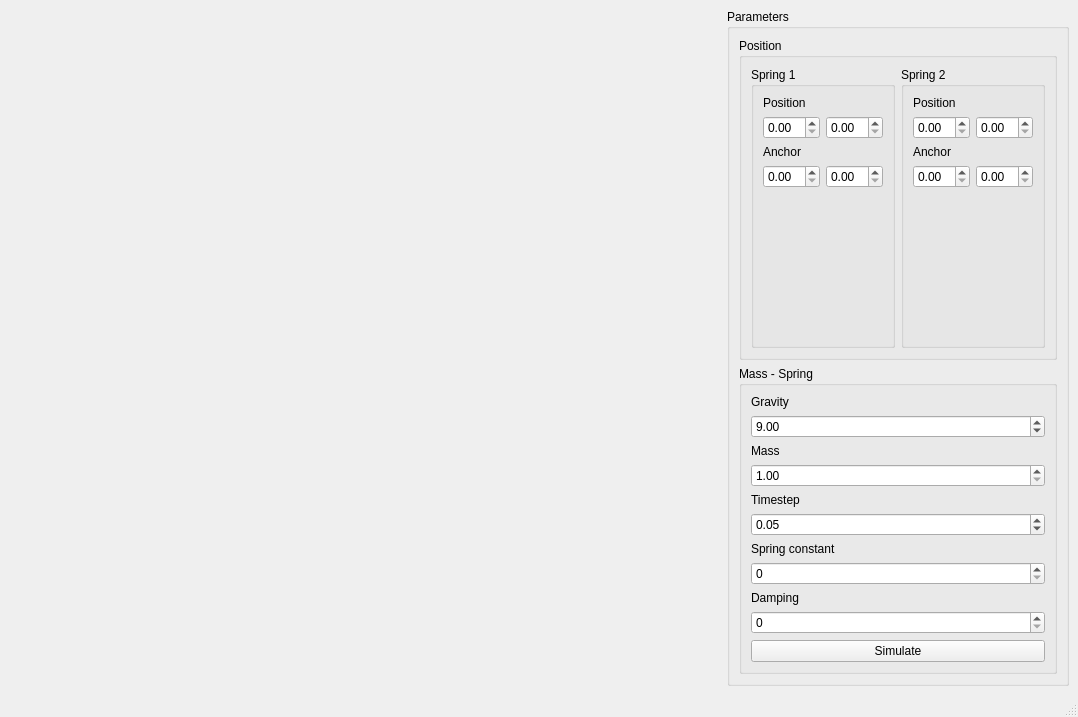
<?xml version="1.0" encoding="UTF-8"?>
<ui version="4.0">
 <class>MainWindow</class>
 <widget class="QMainWindow" name="MainWindow">
  <property name="geometry">
   <rect>
    <x>0</x>
    <y>0</y>
    <width>1078</width>
    <height>717</height>
   </rect>
  </property>
  <property name="windowTitle">
   <string>NGL soft body sim</string>
  </property>
  <widget class="QWidget" name="centralWidget">
   <layout class="QGridLayout" name="s_mainWindowGrid">
    <item row="1" column="0">
     <spacer name="horizontalSpacer">
      <property name="orientation">
       <enum>Qt::Horizontal</enum>
      </property>
      <property name="sizeHint" stdset="0">
       <size>
        <width>40</width>
        <height>20</height>
       </size>
      </property>
     </spacer>
    </item>
    <item row="1" column="1">
     <widget class="QGroupBox" name="groupBox">
      <property name="maximumSize">
       <size>
        <width>16777207</width>
        <height>16777215</height>
       </size>
      </property>
      <property name="title">
       <string>Parameters</string>
      </property>
      <layout class="QGridLayout" name="gridLayout_5">
       <item row="2" column="2">
        <widget class="QGroupBox" name="groupBox_2">
         <property name="title">
          <string>Mass - Spring</string>
         </property>
         <layout class="QGridLayout" name="gridLayout_4">
          <item row="4" column="0">
           <widget class="QLabel" name="label_timestep">
            <property name="text">
             <string>Timestep</string>
            </property>
           </widget>
          </item>
          <item row="6" column="0">
           <widget class="QLabel" name="label_5">
            <property name="text">
             <string>Spring constant</string>
            </property>
           </widget>
          </item>
          <item row="9" column="0">
           <widget class="QSpinBox" name="m_damping"/>
          </item>
          <item row="1" column="0">
           <widget class="QDoubleSpinBox" name="m_gravity">
            <property name="maximum">
             <double>20.000000000000000</double>
            </property>
            <property name="value">
             <double>9.000000000000000</double>
            </property>
           </widget>
          </item>
          <item row="5" column="0">
           <widget class="QDoubleSpinBox" name="m_timeStep">
            <property name="maximum">
             <double>1.000000000000000</double>
            </property>
            <property name="value">
             <double>0.050000000000000</double>
            </property>
           </widget>
          </item>
          <item row="7" column="0">
           <widget class="QSpinBox" name="m_k"/>
          </item>
          <item row="2" column="0">
           <widget class="QLabel" name="label_mass">
            <property name="text">
             <string>Mass</string>
            </property>
           </widget>
          </item>
          <item row="10" column="0">
           <widget class="QPushButton" name="m_simulate">
            <property name="text">
             <string>Simulate</string>
            </property>
           </widget>
          </item>
          <item row="0" column="0">
           <widget class="QLabel" name="label_gravity">
            <property name="text">
             <string>Gravity</string>
            </property>
           </widget>
          </item>
          <item row="8" column="0">
           <widget class="QLabel" name="label_6">
            <property name="text">
             <string>Damping</string>
            </property>
           </widget>
          </item>
          <item row="3" column="0">
           <widget class="QDoubleSpinBox" name="m_mass">
            <property name="minimum">
             <double>1.000000000000000</double>
            </property>
            <property name="maximum">
             <double>50.000000000000000</double>
            </property>
           </widget>
          </item>
         </layout>
        </widget>
       </item>
       <item row="1" column="2">
        <widget class="QGroupBox" name="groupBox_3">
         <property name="title">
          <string>Position</string>
         </property>
         <layout class="QGridLayout" name="gridLayout_2">
          <item row="0" column="0">
           <widget class="QGroupBox" name="groupBox_5">
            <property name="title">
             <string>Spring 1</string>
            </property>
            <layout class="QGridLayout" name="gridLayout_6">
             <item row="1" column="0">
              <widget class="QDoubleSpinBox" name="m_spring1PosX"/>
             </item>
             <item row="1" column="1">
              <widget class="QDoubleSpinBox" name="m_spring1PosY"/>
             </item>
             <item row="0" column="0">
              <widget class="QLabel" name="label_7">
               <property name="text">
                <string>Position</string>
               </property>
              </widget>
             </item>
             <item row="4" column="0">
              <spacer name="verticalSpacer_3">
               <property name="orientation">
                <enum>Qt::Vertical</enum>
               </property>
               <property name="sizeHint" stdset="0">
                <size>
                 <width>20</width>
                 <height>40</height>
                </size>
               </property>
              </spacer>
             </item>
             <item row="2" column="0">
              <widget class="QLabel" name="label_8">
               <property name="text">
                <string>Anchor</string>
               </property>
              </widget>
             </item>
             <item row="3" column="0">
              <widget class="QDoubleSpinBox" name="m_spring1_anchorX"/>
             </item>
             <item row="3" column="1">
              <widget class="QDoubleSpinBox" name="m_spring1_anchorY"/>
             </item>
            </layout>
           </widget>
          </item>
          <item row="0" column="1">
           <widget class="QGroupBox" name="groupBox_4">
            <property name="title">
             <string>Spring 2</string>
            </property>
            <layout class="QGridLayout" name="gridLayout">
             <item row="2" column="0">
              <widget class="QDoubleSpinBox" name="m_spring2_posX"/>
             </item>
             <item row="3" column="0">
              <widget class="QLabel" name="label_4">
               <property name="text">
                <string>Anchor</string>
               </property>
              </widget>
             </item>
             <item row="4" column="1">
              <widget class="QDoubleSpinBox" name="m_spring2_anchorY"/>
             </item>
             <item row="5" column="0">
              <spacer name="verticalSpacer_2">
               <property name="orientation">
                <enum>Qt::Vertical</enum>
               </property>
               <property name="sizeHint" stdset="0">
                <size>
                 <width>20</width>
                 <height>45</height>
                </size>
               </property>
              </spacer>
             </item>
             <item row="0" column="0" rowspan="2" colspan="2">
              <widget class="QLabel" name="label_3">
               <property name="text">
                <string>Position</string>
               </property>
              </widget>
             </item>
             <item row="4" column="0">
              <widget class="QDoubleSpinBox" name="m_spring1_anchorX_2"/>
             </item>
             <item row="2" column="1">
              <widget class="QDoubleSpinBox" name="m_spring2_posY"/>
             </item>
            </layout>
           </widget>
          </item>
         </layout>
        </widget>
       </item>
      </layout>
     </widget>
    </item>
   </layout>
  </widget>
  <widget class="QMenuBar" name="menubar">
   <property name="geometry">
    <rect>
     <x>0</x>
     <y>0</y>
     <width>1078</width>
     <height>25</height>
    </rect>
   </property>
  </widget>
  <widget class="QStatusBar" name="statusbar"/>
 </widget>
 <resources/>
 <connections/>
</ui>
